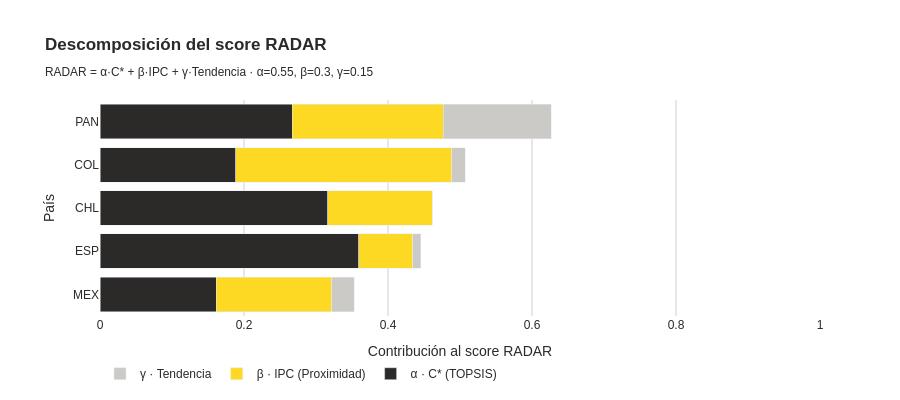

The code cell stored with this chart in its notebook:
### Code cell
# Visualizacion stacked del score RADAR mostrando contribucion de cada componente
fig = go.Figure()
df_stack = resumen.sort_values('RADAR')

fig.add_trace(go.Bar(
    name='α · C* (TOPSIS)',
    y=df_stack.index, x=alpha * df_stack['C* (TOPSIS)'],
    orientation='h', marker_color=CIBEST['gray'],
    hovertemplate='<b>%{y}</b><br>α·C* = %{x:.3f}<extra></extra>',
))
fig.add_trace(go.Bar(
    name='β · IPC (Proximidad)',
    y=df_stack.index, x=beta * df_stack['IPC (Prox.)'],
    orientation='h', marker_color=CIBEST['yellow'],
    hovertemplate='<b>%{y}</b><br>β·IPC = %{x:.3f}<extra></extra>',
))
fig.add_trace(go.Bar(
    name='γ · Tendencia',
    y=df_stack.index, x=gamma * df_stack['Tendencia'],
    orientation='h', marker_color=CIBEST['gray_light'],
    hovertemplate='<b>%{y}</b><br>γ·Tendencia = %{x:.3f}<extra></extra>',
))

fig.update_layout(
    title=f'<b>Descomposición del score RADAR</b><br>'
          f'<sub>RADAR = α·C* + β·IPC + γ·Tendencia · '
          f'α={alpha}, β={beta}, γ={gamma}</sub>',
    barmode='stack',
    xaxis=dict(title='Contribución al score RADAR', range=[0, 1], gridcolor=CIBEST['gray_border']),
    yaxis_title='País',
    plot_bgcolor=CIBEST['white'], paper_bgcolor=CIBEST['white'],
    font=dict(family='Arial', color=CIBEST['gray']),
    height=400, legend=dict(orientation='h', y=-0.2),
    margin=dict(l=100),
)
fig.show()

### Figure 1 — Plotly figure (JSON) as saved in the notebook; plotly's stock layout.template omitted (floating-point values rounded to 4 significant figures)
{"data": [{"hovertemplate": "<b>%{y}</b><br>α·C* = %{x:.3f}<extra></extra>", "marker": {"color": "#2C2A28"}, "name": "α · C* (TOPSIS)", "orientation": "h", "type": "bar", "x": [0.1617, 0.3597, 0.3162, 0.1887, 0.2667], "y": ["MEX", "ESP", "CHL", "COL", "PAN"]}, {"hovertemplate": "<b>%{y}</b><br>β·IPC = %{x:.3f}<extra></extra>", "marker": {"color": "#FDD923"}, "name": "β · IPC (Proximidad)", "orientation": "h", "type": "bar", "x": [0.1599, 0.075, 0.1455, 0.3, 0.21], "y": ["MEX", "ESP", "CHL", "COL", "PAN"]}, {"hovertemplate": "<b>%{y}</b><br>γ·Tendencia = %{x:.3f}<extra></extra>", "marker": {"color": "#CCCAC7"}, "name": "γ · Tendencia", "orientation": "h", "type": "bar", "x": [0.03165, 0.0105, 0.0, 0.01845, 0.15], "y": ["MEX", "ESP", "CHL", "COL", "PAN"]}], "layout": {"barmode": "stack", "font": {"color": "#2C2A28", "family": "Arial"}, "height": 400, "legend": {"orientation": "h", "y": -0.2}, "margin": {"l": 100}, "paper_bgcolor": "#FFFFFF", "plot_bgcolor": "#FFFFFF", "title": {"text": "<b>Descomposición del score RADAR</b><br><sub>RADAR = α·C* + β·IPC + γ·Tendencia · α=0.55, β=0.3, γ=0.15</sub>"}, "xaxis": {"gridcolor": "#D0D0D0", "range": [0, 1], "title": {"text": "Contribución al score RADAR"}}, "yaxis": {"title": {"text": "País"}}}}
